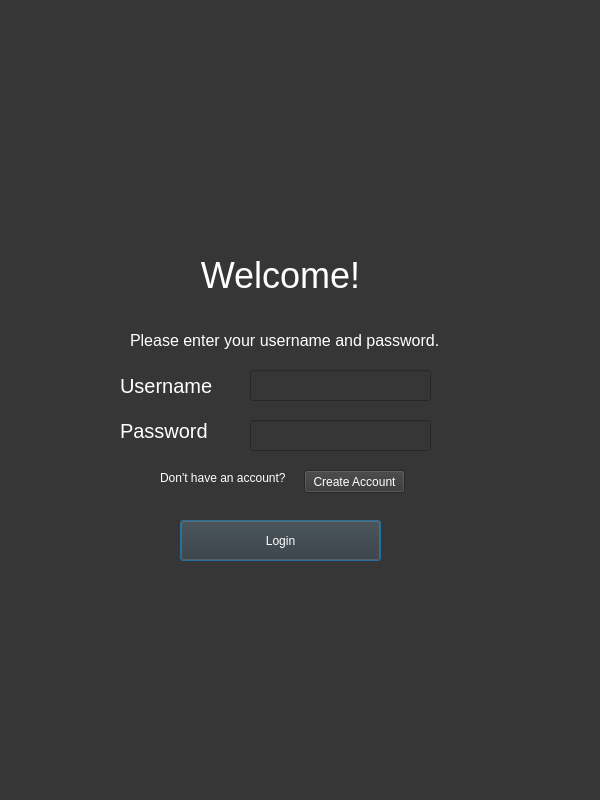
<?xml version="1.0" encoding="UTF-8"?>
<ui version="4.0">
 <class>Login_Dialog</class>
 <widget class="QDialog" name="Login_Dialog">
  <property name="geometry">
   <rect>
    <x>0</x>
    <y>0</y>
    <width>600</width>
    <height>800</height>
   </rect>
  </property>
  <property name="sizePolicy">
   <sizepolicy hsizetype="Fixed" vsizetype="Fixed">
    <horstretch>0</horstretch>
    <verstretch>0</verstretch>
   </sizepolicy>
  </property>
  <property name="windowTitle">
   <string>Welcome to Vapor</string>
  </property>
  <property name="styleSheet">
   <string notr="true">background-color: rgb(54, 54, 54);</string>
  </property>
  <widget class="QLineEdit" name="pEdit">
   <property name="geometry">
    <rect>
     <x>250</x>
     <y>420</y>
     <width>181</width>
     <height>31</height>
    </rect>
   </property>
   <property name="echoMode">
    <enum>QLineEdit::Password</enum>
   </property>
  </widget>
  <widget class="QLabel" name="label">
   <property name="geometry">
    <rect>
     <x>130</x>
     <y>330</y>
     <width>401</width>
     <height>21</height>
    </rect>
   </property>
   <property name="styleSheet">
    <string notr="true">color:rgb(255, 255, 255); font-size:12pt;</string>
   </property>
   <property name="text">
    <string>Please enter your username and password.</string>
   </property>
  </widget>
  <widget class="QLabel" name="uLabel">
   <property name="geometry">
    <rect>
     <x>120</x>
     <y>370</y>
     <width>131</width>
     <height>31</height>
    </rect>
   </property>
   <property name="styleSheet">
    <string notr="true">color:rgb(255, 255, 255); font-size:15pt;</string>
   </property>
   <property name="text">
    <string>Username</string>
   </property>
  </widget>
  <widget class="QLabel" name="greeting">
   <property name="geometry">
    <rect>
     <x>170</x>
     <y>250</y>
     <width>221</width>
     <height>51</height>
    </rect>
   </property>
   <property name="font">
    <font>
     <family>MS Sans Serif</family>
     <pointsize>27</pointsize>
    </font>
   </property>
   <property name="styleSheet">
    <string notr="true">color:rgb(255, 255, 255);</string>
   </property>
   <property name="text">
    <string>Welcome!</string>
   </property>
   <property name="alignment">
    <set>Qt::AlignCenter</set>
   </property>
   <property name="wordWrap">
    <bool>false</bool>
   </property>
  </widget>
  <widget class="QLabel" name="pLabel">
   <property name="geometry">
    <rect>
     <x>120</x>
     <y>420</y>
     <width>121</width>
     <height>21</height>
    </rect>
   </property>
   <property name="styleSheet">
    <string notr="true">color:rgb(255, 255, 255); font-size:15pt;</string>
   </property>
   <property name="text">
    <string>Password</string>
   </property>
  </widget>
  <widget class="QPushButton" name="loginButton">
   <property name="geometry">
    <rect>
     <x>180</x>
     <y>520</y>
     <width>201</width>
     <height>41</height>
    </rect>
   </property>
   <property name="styleSheet">
    <string notr="true">color:rgb(255, 255, 255)</string>
   </property>
   <property name="text">
    <string>Login</string>
   </property>
  </widget>
  <widget class="QLineEdit" name="uEdit">
   <property name="geometry">
    <rect>
     <x>250</x>
     <y>370</y>
     <width>181</width>
     <height>31</height>
    </rect>
   </property>
   <property name="echoMode">
    <enum>QLineEdit::Normal</enum>
   </property>
  </widget>
  <widget class="QLabel" name="label_2">
   <property name="geometry">
    <rect>
     <x>160</x>
     <y>470</y>
     <width>141</width>
     <height>16</height>
    </rect>
   </property>
   <property name="styleSheet">
    <string notr="true">color:rgb(255, 255, 255)</string>
   </property>
   <property name="text">
    <string>Don't have an account?</string>
   </property>
  </widget>
  <widget class="QPushButton" name="signUpButton">
   <property name="geometry">
    <rect>
     <x>304</x>
     <y>470</y>
     <width>101</width>
     <height>23</height>
    </rect>
   </property>
   <property name="styleSheet">
    <string notr="true">color:rgb(255, 255, 255)</string>
   </property>
   <property name="text">
    <string>Create Account</string>
   </property>
  </widget>
 </widget>
 <resources/>
 <connections/>
</ui>
